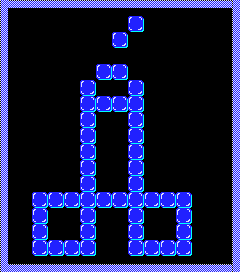

This game map was drawn from its Tiled (.tmx) file and the tilesets committed beside it. A one-line description and the full map source follow:
An orthogonal 15x17 tile map with 16x16 px tiles, 1 tile layer (Capa de Patrones 1), 2 tilesets.

<map version="1.0" orientation="orthogonal" renderorder="right-down" width="15" height="17" tilewidth="16" tileheight="16" nextobjectid="1">
 <tileset firstgid="1" name="mecagoentodo" tilewidth="16" tileheight="16" tilecount="1139">
  <image source="mecagoentodo.png" width="1080" height="280" />
 </tileset>
 <tileset firstgid="1140" name="CuboDeHielo" tilewidth="16" tileheight="16" tilecount="1">
  <image source="resources/CuboDeHielo.png" width="16" height="16" />
 </tileset>
 <layer name="Capa de Patrones 1" width="15" height="17">
  <data>
   <tile gid="1" />
   <tile gid="2" />
   <tile gid="2" />
   <tile gid="3" />
   <tile gid="4" />
   <tile gid="5" />
   <tile gid="6" />
   <tile gid="7" />
   <tile gid="8" />
   <tile gid="9" />
   <tile gid="10" />
   <tile gid="11" />
   <tile gid="12" />
   <tile gid="13" />
   <tile gid="14" />
   <tile gid="403" />
   <tile gid="69" />
   <tile gid="69" />
   <tile gid="70" />
   <tile gid="71" />
   <tile gid="72" />
   <tile gid="73" />
   <tile gid="74" />
   <tile gid="1140" />
   <tile gid="76" />
   <tile gid="77" />
   <tile gid="78" />
   <tile gid="79" />
   <tile gid="80" />
   <tile gid="81" />
   <tile gid="68" />
   <tile gid="136" />
   <tile gid="136" />
   <tile gid="137" />
   <tile gid="138" />
   <tile gid="139" />
   <tile gid="140" />
   <tile gid="1140" />
   <tile gid="142" />
   <tile gid="143" />
   <tile gid="144" />
   <tile gid="145" />
   <tile gid="146" />
   <tile gid="147" />
   <tile gid="81" />
   <tile gid="135" />
   <tile gid="69" />
   <tile gid="203" />
   <tile gid="204" />
   <tile gid="205" />
   <tile gid="206" />
   <tile gid="207" />
   <tile gid="208" />
   <tile gid="209" />
   <tile gid="210" />
   <tile gid="211" />
   <tile gid="212" />
   <tile gid="213" />
   <tile gid="214" />
   <tile gid="148" />
   <tile gid="202" />
   <tile gid="136" />
   <tile gid="270" />
   <tile gid="271" />
   <tile gid="272" />
   <tile gid="273" />
   <tile gid="1140" />
   <tile gid="1140" />
   <tile gid="276" />
   <tile gid="277" />
   <tile gid="278" />
   <tile gid="279" />
   <tile gid="280" />
   <tile gid="281" />
   <tile gid="215" />
   <tile gid="269" />
   <tile gid="203" />
   <tile gid="337" />
   <tile gid="338" />
   <tile gid="339" />
   <tile gid="1140" />
   <tile gid="341" />
   <tile gid="342" />
   <tile gid="1140" />
   <tile gid="344" />
   <tile gid="345" />
   <tile gid="346" />
   <tile gid="347" />
   <tile gid="348" />
   <tile gid="282" />
   <tile gid="336" />
   <tile gid="270" />
   <tile gid="404" />
   <tile gid="405" />
   <tile gid="406" />
   <tile gid="1140" />
   <tile gid="1140" />
   <tile gid="1140" />
   <tile gid="1140" />
   <tile gid="411" />
   <tile gid="412" />
   <tile gid="413" />
   <tile gid="414" />
   <tile gid="415" />
   <tile gid="349" />
   <tile gid="403" />
   <tile gid="337" />
   <tile gid="471" />
   <tile gid="472" />
   <tile gid="473" />
   <tile gid="1140" />
   <tile gid="475" />
   <tile gid="476" />
   <tile gid="1140" />
   <tile gid="478" />
   <tile gid="479" />
   <tile gid="480" />
   <tile gid="481" />
   <tile gid="482" />
   <tile gid="416" />
   <tile gid="403" />
   <tile gid="404" />
   <tile gid="538" />
   <tile gid="539" />
   <tile gid="540" />
   <tile gid="1140" />
   <tile gid="542" />
   <tile gid="543" />
   <tile gid="1140" />
   <tile gid="545" />
   <tile gid="546" />
   <tile gid="547" />
   <tile gid="548" />
   <tile gid="549" />
   <tile gid="483" />
   <tile gid="537" />
   <tile gid="471" />
   <tile gid="605" />
   <tile gid="606" />
   <tile gid="607" />
   <tile gid="1140" />
   <tile gid="609" />
   <tile gid="610" />
   <tile gid="1140" />
   <tile gid="612" />
   <tile gid="613" />
   <tile gid="614" />
   <tile gid="615" />
   <tile gid="616" />
   <tile gid="550" />
   <tile gid="604" />
   <tile gid="538" />
   <tile gid="672" />
   <tile gid="673" />
   <tile gid="674" />
   <tile gid="1140" />
   <tile gid="676" />
   <tile gid="677" />
   <tile gid="1140" />
   <tile gid="679" />
   <tile gid="680" />
   <tile gid="681" />
   <tile gid="682" />
   <tile gid="683" />
   <tile gid="617" />
   <tile gid="671" />
   <tile gid="605" />
   <tile gid="739" />
   <tile gid="740" />
   <tile gid="741" />
   <tile gid="1140" />
   <tile gid="743" />
   <tile gid="744" />
   <tile gid="1140" />
   <tile gid="746" />
   <tile gid="747" />
   <tile gid="748" />
   <tile gid="749" />
   <tile gid="750" />
   <tile gid="684" />
   <tile gid="738" />
   <tile gid="672" />
   <tile gid="1140" />
   <tile gid="1140" />
   <tile gid="1140" />
   <tile gid="1140" />
   <tile gid="1140" />
   <tile gid="1140" />
   <tile gid="1140" />
   <tile gid="1140" />
   <tile gid="1140" />
   <tile gid="1140" />
   <tile gid="816" />
   <tile gid="817" />
   <tile gid="751" />
   <tile gid="805" />
   <tile gid="739" />
   <tile gid="1140" />
   <tile gid="874" />
   <tile gid="748" />
   <tile gid="1140" />
   <tile gid="748" />
   <tile gid="878" />
   <tile gid="1140" />
   <tile gid="880" />
   <tile gid="881" />
   <tile gid="1140" />
   <tile gid="883" />
   <tile gid="884" />
   <tile gid="818" />
   <tile gid="872" />
   <tile gid="806" />
   <tile gid="1140" />
   <tile gid="808" />
   <tile gid="809" />
   <tile gid="1140" />
   <tile gid="811" />
   <tile gid="812" />
   <tile gid="1140" />
   <tile gid="814" />
   <tile gid="815" />
   <tile gid="1140" />
   <tile gid="817" />
   <tile gid="673" />
   <tile gid="885" />
   <tile gid="939" />
   <tile gid="873" />
   <tile gid="1140" />
   <tile gid="1140" />
   <tile gid="1140" />
   <tile gid="1140" />
   <tile gid="878" />
   <tile gid="879" />
   <tile gid="1140" />
   <tile gid="1140" />
   <tile gid="1140" />
   <tile gid="1140" />
   <tile gid="884" />
   <tile gid="673" />
   <tile gid="952" />
   <tile gid="1006" />
   <tile gid="1007" />
   <tile gid="1008" />
   <tile gid="1009" />
   <tile gid="1010" />
   <tile gid="1011" />
   <tile gid="1012" />
   <tile gid="1013" />
   <tile gid="1014" />
   <tile gid="1015" />
   <tile gid="1016" />
   <tile gid="1017" />
   <tile gid="1018" />
   <tile gid="1014" />
   <tile gid="1019" />
  </data>
 </layer>
</map>
